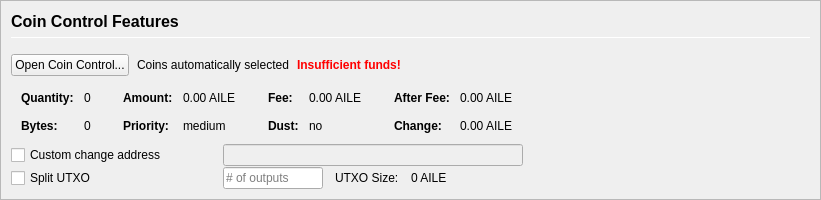
         <widget class="QFrame" name="frameCoinControl">
          <property name="sizePolicy">
           <sizepolicy hsizetype="Expanding" vsizetype="Expanding">
            <horstretch>0</horstretch>
            <verstretch>0</verstretch>
           </sizepolicy>
          </property>
          <property name="maximumSize">
           <size>
            <width>16777215</width>
            <height>16777215</height>
           </size>
          </property>
          <property name="frameShape">
           <enum>QFrame::StyledPanel</enum>
          </property>
          <property name="frameShadow">
           <enum>QFrame::Sunken</enum>
          </property>
          <layout class="QVBoxLayout" name="verticalLayoutCoinControl2">
           <property name="spacing">
            <number>0</number>
           </property>
           <property name="margin">
            <number>0</number>
           </property>
           <item>
            <widget class="QFrame" name="frameCoinControl_BG">
             <layout class="QVBoxLayout" name="verticalLayoutCoinControl" stretch="0,0,0,0,0,0">
              <property name="spacing">
               <number>1</number>
              </property>
              <property name="leftMargin">
               <number>10</number>
              </property>
              <property name="topMargin">
               <number>10</number>
              </property>
              <item>
               <layout class="QHBoxLayout" name="horizontalLayoutCoinControl1">
                <property name="bottomMargin">
                 <number>15</number>
                </property>
                <item>
                 <layout class="QVBoxLayout" name="verticalLayout_3">
                  <property name="spacing">
                   <number>6</number>
                  </property>
                  <item>
                   <widget class="QLabel" name="labelCoinControlFeatures">
                    <property name="sizePolicy">
                     <sizepolicy hsizetype="Preferred" vsizetype="Maximum">
                      <horstretch>0</horstretch>
                      <verstretch>0</verstretch>
                     </sizepolicy>
                    </property>
                    <property name="minimumSize">
                     <size>
                      <width>0</width>
                      <height>20</height>
                     </size>
                    </property>
                    <property name="font">
                     <font>
                      <pointsize>12</pointsize>
                      <weight>75</weight>
                      <bold>true</bold>
                     </font>
                    </property>
                    <property name="styleSheet">
                     <string notr="true">font-weight:bold;</string>
                    </property>
                    <property name="text">
                     <string>Coin Control Features</string>
                    </property>
                   </widget>
                  </item>
                  <item>
                   <widget class="Line" name="line">
                    <property name="minimumSize">
                     <size>
                      <width>0</width>
                      <height>1</height>
                     </size>
                    </property>
                    <property name="maximumSize">
                     <size>
                      <width>16777215</width>
                      <height>1</height>
                     </size>
                    </property>
                    <property name="orientation">
                     <enum>Qt::Horizontal</enum>
                    </property>
                   </widget>
                  </item>
                 </layout>
                </item>
               </layout>
              </item>
              <item>
               <layout class="QHBoxLayout" name="horizontalLayoutCoinControl2" stretch="0,0,0,0">
                <property name="spacing">
                 <number>8</number>
                </property>
                <property name="bottomMargin">
                 <number>10</number>
                </property>
                <item>
                 <widget class="QPushButton" name="pushButtonCoinControl">
                  <property name="styleSheet">
                   <string notr="true"/>
                  </property>
                  <property name="text">
                   <string>Open Coin Control...</string>
                  </property>
                  <property name="autoDefault">
                   <bool>false</bool>
                  </property>
                 </widget>
                </item>
                <item>
                 <widget class="QLabel" name="labelCoinControlAutomaticallySelected">
                  <property name="text">
                   <string>Coins automatically selected</string>
                  </property>
                  <property name="margin">
                   <number>5</number>
                  </property>
                 </widget>
                </item>
                <item>
                 <widget class="QLabel" name="labelCoinControlInsuffFunds">
                  <property name="font">
                   <font>
                    <weight>75</weight>
                    <bold>true</bold>
                   </font>
                  </property>
                  <property name="styleSheet">
                   <string notr="true">color:red;font-weight:bold;</string>
                  </property>
                  <property name="text">
                   <string>Insufficient funds!</string>
                  </property>
                  <property name="margin">
                   <number>5</number>
                  </property>
                 </widget>
                </item>
                <item>
                 <spacer name="horizontalSpacerCoinControl">
                  <property name="orientation">
                   <enum>Qt::Horizontal</enum>
                  </property>
                  <property name="sizeHint" stdset="0">
                   <size>
                    <width>40</width>
                    <height>1</height>
                   </size>
                  </property>
                 </spacer>
                </item>
               </layout>
              </item>
              <item>
               <widget class="QWidget" name="widgetCoinControl" native="true">
                <property name="sizePolicy">
                 <sizepolicy hsizetype="Preferred" vsizetype="Preferred">
                  <horstretch>0</horstretch>
                  <verstretch>0</verstretch>
                 </sizepolicy>
                </property>
                <property name="minimumSize">
                 <size>
                  <width>0</width>
                  <height>0</height>
                 </size>
                </property>
                <property name="styleSheet">
                 <string notr="true"/>
                </property>
                <layout class="QHBoxLayout" name="horizontalLayoutCoinControl5">
                 <property name="margin">
                  <number>0</number>
                 </property>
                 <item>
                  <layout class="QHBoxLayout" name="horizontalLayoutCoinControl3" stretch="0,0,0,1">
                   <property name="spacing">
                    <number>20</number>
                   </property>
                   <property name="topMargin">
                    <number>0</number>
                   </property>
                   <property name="bottomMargin">
                    <number>10</number>
                   </property>
                   <item>
                    <layout class="QFormLayout" name="formLayoutCoinControl1">
                     <property name="horizontalSpacing">
                      <number>10</number>
                     </property>
                     <property name="verticalSpacing">
                      <number>14</number>
                     </property>
                     <property name="leftMargin">
                      <number>10</number>
                     </property>
                     <property name="topMargin">
                      <number>4</number>
                     </property>
                     <property name="rightMargin">
                      <number>6</number>
                     </property>
                     <item row="0" column="0">
                      <widget class="QLabel" name="labelCoinControlQuantityText">
                       <property name="font">
                        <font>
                         <weight>75</weight>
                         <bold>true</bold>
                        </font>
                       </property>
                       <property name="text">
                        <string>Quantity:</string>
                       </property>
                       <property name="margin">
                        <number>0</number>
                       </property>
                      </widget>
                     </item>
                     <item row="0" column="1">
                      <widget class="QLabel" name="labelCoinControlQuantity">
                       <property name="cursor">
                        <cursorShape>IBeamCursor</cursorShape>
                       </property>
                       <property name="contextMenuPolicy">
                        <enum>Qt::ActionsContextMenu</enum>
                       </property>
                       <property name="text">
                        <string notr="true">0</string>
                       </property>
                       <property name="margin">
                        <number>0</number>
                       </property>
                       <property name="textInteractionFlags">
                        <set>Qt::LinksAccessibleByMouse|Qt::TextSelectableByKeyboard|Qt::TextSelectableByMouse</set>
                       </property>
                      </widget>
                     </item>
                     <item row="1" column="0">
                      <widget class="QLabel" name="labelCoinControlBytesText">
                       <property name="font">
                        <font>
                         <weight>75</weight>
                         <bold>true</bold>
                        </font>
                       </property>
                       <property name="text">
                        <string>Bytes:</string>
                       </property>
                      </widget>
                     </item>
                     <item row="1" column="1">
                      <widget class="QLabel" name="labelCoinControlBytes">
                       <property name="cursor">
                        <cursorShape>IBeamCursor</cursorShape>
                       </property>
                       <property name="contextMenuPolicy">
                        <enum>Qt::ActionsContextMenu</enum>
                       </property>
                       <property name="text">
                        <string notr="true">0</string>
                       </property>
                       <property name="textInteractionFlags">
                        <set>Qt::LinksAccessibleByMouse|Qt::TextSelectableByKeyboard|Qt::TextSelectableByMouse</set>
                       </property>
                      </widget>
                     </item>
                    </layout>
                   </item>
                   <item>
                    <layout class="QFormLayout" name="formLayoutCoinControl2">
                     <property name="horizontalSpacing">
                      <number>10</number>
                     </property>
                     <property name="verticalSpacing">
                      <number>14</number>
                     </property>
                     <property name="leftMargin">
                      <number>6</number>
                     </property>
                     <property name="topMargin">
                      <number>4</number>
                     </property>
                     <property name="rightMargin">
                      <number>6</number>
                     </property>
                     <item row="0" column="0">
                      <widget class="QLabel" name="labelCoinControlAmountText">
                       <property name="font">
                        <font>
                         <weight>75</weight>
                         <bold>true</bold>
                        </font>
                       </property>
                       <property name="text">
                        <string>Amount:</string>
                       </property>
                       <property name="margin">
                        <number>0</number>
                       </property>
                      </widget>
                     </item>
                     <item row="0" column="1">
                      <widget class="QLabel" name="labelCoinControlAmount">
                       <property name="cursor">
                        <cursorShape>IBeamCursor</cursorShape>
                       </property>
                       <property name="contextMenuPolicy">
                        <enum>Qt::ActionsContextMenu</enum>
                       </property>
                       <property name="text">
                        <string notr="true">0.00 AILE</string>
                       </property>
                       <property name="textInteractionFlags">
                        <set>Qt::LinksAccessibleByMouse|Qt::TextSelectableByKeyboard|Qt::TextSelectableByMouse</set>
                       </property>
                      </widget>
                     </item>
                     <item row="1" column="0">
                      <widget class="QLabel" name="labelCoinControlPriorityText">
                       <property name="font">
                        <font>
                         <weight>75</weight>
                         <bold>true</bold>
                        </font>
                       </property>
                       <property name="text">
                        <string>Priority:</string>
                       </property>
                      </widget>
                     </item>
                     <item row="1" column="1">
                      <widget class="QLabel" name="labelCoinControlPriority">
                       <property name="cursor">
                        <cursorShape>IBeamCursor</cursorShape>
                       </property>
                       <property name="contextMenuPolicy">
                        <enum>Qt::ActionsContextMenu</enum>
                       </property>
                       <property name="text">
                        <string>medium</string>
                       </property>
                       <property name="textInteractionFlags">
                        <set>Qt::LinksAccessibleByMouse|Qt::TextSelectableByKeyboard|Qt::TextSelectableByMouse</set>
                       </property>
                      </widget>
                     </item>
                    </layout>
                   </item>
                   <item>
                    <layout class="QFormLayout" name="formLayoutCoinControl3">
                     <property name="horizontalSpacing">
                      <number>10</number>
                     </property>
                     <property name="verticalSpacing">
                      <number>14</number>
                     </property>
                     <property name="leftMargin">
                      <number>6</number>
                     </property>
                     <property name="topMargin">
                      <number>4</number>
                     </property>
                     <property name="rightMargin">
                      <number>6</number>
                     </property>
                     <item row="0" column="0">
                      <widget class="QLabel" name="labelCoinControlFeeText">
                       <property name="font">
                        <font>
                         <weight>75</weight>
                         <bold>true</bold>
                        </font>
                       </property>
                       <property name="text">
                        <string>Fee:</string>
                       </property>
                       <property name="margin">
                        <number>0</number>
                       </property>
                      </widget>
                     </item>
                     <item row="0" column="1">
                      <widget class="QLabel" name="labelCoinControlFee">
                       <property name="cursor">
                        <cursorShape>IBeamCursor</cursorShape>
                       </property>
                       <property name="contextMenuPolicy">
                        <enum>Qt::ActionsContextMenu</enum>
                       </property>
                       <property name="text">
                        <string notr="true">0.00 AILE</string>
                       </property>
                       <property name="textInteractionFlags">
                        <set>Qt::LinksAccessibleByMouse|Qt::TextSelectableByKeyboard|Qt::TextSelectableByMouse</set>
                       </property>
                      </widget>
                     </item>
                     <item row="1" column="0">
                      <widget class="QLabel" name="labelCoinControlLowOutputText">
                       <property name="font">
                        <font>
                         <weight>75</weight>
                         <bold>true</bold>
                        </font>
                       </property>
                       <property name="text">
                        <string>Dust:</string>
                       </property>
                      </widget>
                     </item>
                     <item row="1" column="1">
                      <widget class="QLabel" name="labelCoinControlLowOutput">
                       <property name="cursor">
                        <cursorShape>IBeamCursor</cursorShape>
                       </property>
                       <property name="contextMenuPolicy">
                        <enum>Qt::ActionsContextMenu</enum>
                       </property>
                       <property name="text">
                        <string>no</string>
                       </property>
                       <property name="textInteractionFlags">
                        <set>Qt::LinksAccessibleByMouse|Qt::TextSelectableByKeyboard|Qt::TextSelectableByMouse</set>
                       </property>
                      </widget>
                     </item>
                    </layout>
                   </item>
                   <item>
                    <layout class="QFormLayout" name="formLayoutCoinControl4">
                     <property name="horizontalSpacing">
                      <number>10</number>
                     </property>
                     <property name="verticalSpacing">
                      <number>14</number>
                     </property>
                     <property name="leftMargin">
                      <number>6</number>
                     </property>
                     <property name="topMargin">
                      <number>4</number>
                     </property>
                     <property name="rightMargin">
                      <number>6</number>
                     </property>
                     <item row="0" column="0">
                      <widget class="QLabel" name="labelCoinControlAfterFeeText">
                       <property name="font">
                        <font>
                         <weight>75</weight>
                         <bold>true</bold>
                        </font>
                       </property>
                       <property name="text">
                        <string>After Fee:</string>
                       </property>
                       <property name="margin">
                        <number>0</number>
                       </property>
                      </widget>
                     </item>
                     <item row="0" column="1">
                      <widget class="QLabel" name="labelCoinControlAfterFee">
                       <property name="cursor">
                        <cursorShape>IBeamCursor</cursorShape>
                       </property>
                       <property name="contextMenuPolicy">
                        <enum>Qt::ActionsContextMenu</enum>
                       </property>
                       <property name="text">
                        <string notr="true">0.00 AILE</string>
                       </property>
                       <property name="textInteractionFlags">
                        <set>Qt::LinksAccessibleByMouse|Qt::TextSelectableByKeyboard|Qt::TextSelectableByMouse</set>
                       </property>
                      </widget>
                     </item>
                     <item row="1" column="0">
                      <widget class="QLabel" name="labelCoinControlChangeText">
                       <property name="font">
                        <font>
                         <weight>75</weight>
                         <bold>true</bold>
                        </font>
                       </property>
                       <property name="text">
                        <string>Change:</string>
                       </property>
                      </widget>
                     </item>
                     <item row="1" column="1">
                      <widget class="QLabel" name="labelCoinControlChange">
                       <property name="cursor">
                        <cursorShape>IBeamCursor</cursorShape>
                       </property>
                       <property name="contextMenuPolicy">
                        <enum>Qt::ActionsContextMenu</enum>
                       </property>
                       <property name="text">
                        <string notr="true">0.00 AILE</string>
                       </property>
                       <property name="textInteractionFlags">
                        <set>Qt::LinksAccessibleByMouse|Qt::TextSelectableByKeyboard|Qt::TextSelectableByMouse</set>
                       </property>
                      </widget>
                     </item>
                    </layout>
                   </item>
                  </layout>
                 </item>
                </layout>
               </widget>
              </item>
              <item>
               <layout class="QHBoxLayout" name="horizontalLayoutCoinControl4">
                <property name="spacing">
                 <number>12</number>
                </property>
                <property name="sizeConstraint">
                 <enum>QLayout::SetDefaultConstraint</enum>
                </property>
                <property name="topMargin">
                 <number>0</number>
                </property>
                <property name="rightMargin">
                 <number>0</number>
                </property>
                <item>
                 <widget class="QCheckBox" name="checkBoxCoinControlChange">
                  <property name="sizePolicy">
                   <sizepolicy hsizetype="Preferred" vsizetype="Preferred">
                    <horstretch>0</horstretch>
                    <verstretch>0</verstretch>
                   </sizepolicy>
                  </property>
                  <property name="minimumSize">
                   <size>
                    <width>200</width>
                    <height>0</height>
                   </size>
                  </property>
                  <property name="maximumSize">
                   <size>
                    <width>200</width>
                    <height>16777215</height>
                   </size>
                  </property>
                  <property name="toolTip">
                   <string>If this is activated, but the change address is empty or invalid, change will be sent to a newly generated address.</string>
                  </property>
                  <property name="text">
                   <string>Custom change address</string>
                  </property>
                 </widget>
                </item>
                <item>
                 <widget class="QValidatedLineEdit" name="lineEditCoinControlChange">
                  <property name="enabled">
                   <bool>false</bool>
                  </property>
                  <property name="sizePolicy">
                   <sizepolicy hsizetype="Preferred" vsizetype="Preferred">
                    <horstretch>0</horstretch>
                    <verstretch>0</verstretch>
                   </sizepolicy>
                  </property>
                  <property name="minimumSize">
                   <size>
                    <width>300</width>
                    <height>0</height>
                   </size>
                  </property>
                 </widget>
                </item>
                <item>
                 <widget class="QLabel" name="labelCoinControlChangeLabel">
                  <property name="sizePolicy">
                   <sizepolicy hsizetype="Preferred" vsizetype="Preferred">
                    <horstretch>0</horstretch>
                    <verstretch>0</verstretch>
                   </sizepolicy>
                  </property>
                  <property name="minimumSize">
                   <size>
                    <width>100</width>
                    <height>0</height>
                   </size>
                  </property>
                  <property name="text">
                   <string/>
                  </property>
                  <property name="margin">
                   <number>3</number>
                  </property>
                 </widget>
                </item>
               </layout>
              </item>
              <item>
               <layout class="QHBoxLayout" name="horizontalLayoutCoinControl6">
                <property name="spacing">
                 <number>12</number>
                </property>
                <property name="rightMargin">
                 <number>0</number>
                </property>
                <item>
                 <widget class="QCheckBox" name="splitBlockCheckBox">
                  <property name="sizePolicy">
                   <sizepolicy hsizetype="Preferred" vsizetype="Preferred">
                    <horstretch>0</horstretch>
                    <verstretch>0</verstretch>
                   </sizepolicy>
                  </property>
                  <property name="minimumSize">
                   <size>
                    <width>200</width>
                    <height>0</height>
                   </size>
                  </property>
                  <property name="maximumSize">
                   <size>
                    <width>200</width>
                    <height>16777215</height>
                   </size>
                  </property>
                  <property name="text">
                   <string>Split UTXO</string>
                  </property>
                 </widget>
                </item>
                <item>
                 <widget class="QLineEdit" name="splitBlockLineEdit">
                  <property name="sizePolicy">
                   <sizepolicy hsizetype="Preferred" vsizetype="Preferred">
                    <horstretch>50</horstretch>
                    <verstretch>0</verstretch>
                   </sizepolicy>
                  </property>
                  <property name="minimumSize">
                   <size>
                    <width>100</width>
                    <height>0</height>
                   </size>
                  </property>
                  <property name="maximumSize">
                   <size>
                    <width>100</width>
                    <height>16777215</height>
                   </size>
                  </property>
                  <property name="placeholderText">
                   <string># of outputs</string>
                  </property>
                 </widget>
                </item>
                <item>
                 <widget class="QLabel" name="labelBlockSizeText">
                  <property name="text">
                   <string>UTXO Size:</string>
                  </property>
                 </widget>
                </item>
                <item>
                 <widget class="QLabel" name="labelBlockSize">
                  <property name="text">
                   <string>0 AILE</string>
                  </property>
                 </widget>
                </item>
                <item>
                 <spacer name="horizontalSpacer_7">
                  <property name="orientation">
                   <enum>Qt::Horizontal</enum>
                  </property>
                  <property name="sizeHint" stdset="0">
                   <size>
                    <width>40</width>
                    <height>20</height>
                   </size>
                  </property>
                 </spacer>
                </item>
               </layout>
              </item>
              <item>
               <spacer name="verticalSpacerCoinControl">
                <property name="orientation">
                 <enum>Qt::Vertical</enum>
                </property>
                <property name="sizeHint" stdset="0">
                 <size>
                  <width>800</width>
                  <height>1</height>
                 </size>
                </property>
               </spacer>
              </item>
             </layout>
            </widget>
           </item>
          </layout>
         </widget>
